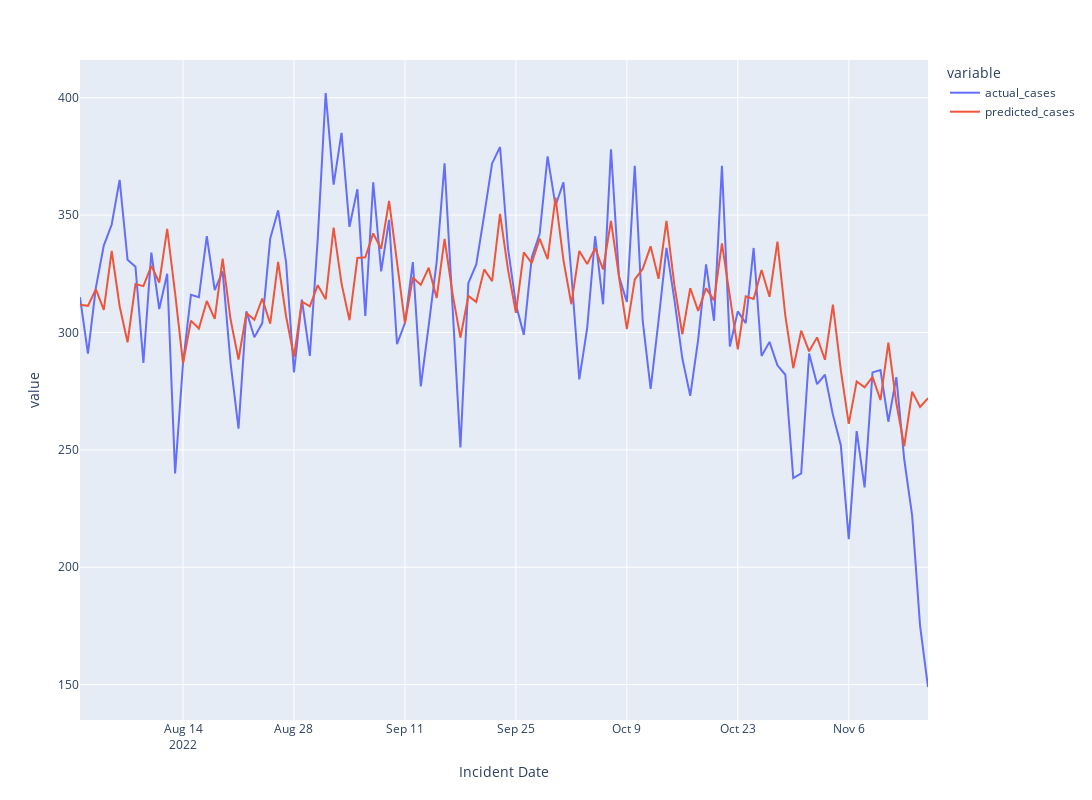

Notebook source saved alongside this figure:
### Code cell
fig = px.line(df_compare, x=df_compare.index, y= ['actual_cases', 'predicted_cases'], width=1200, height=800)
fig.show()
